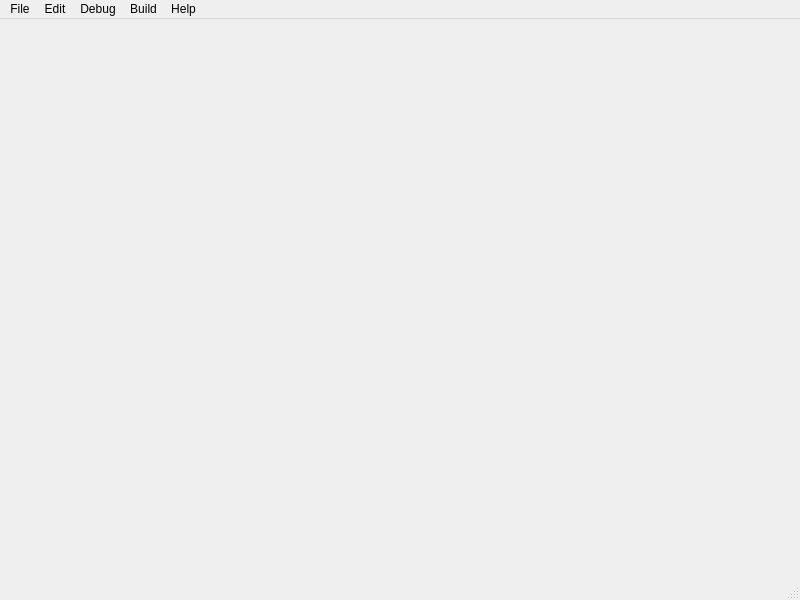
<?xml version="1.0" encoding="UTF-8"?>
<ui version="4.0">
 <class>MainWindow</class>
 <widget class="QMainWindow" name="MainWindow">
  <property name="geometry">
   <rect>
    <x>0</x>
    <y>0</y>
    <width>800</width>
    <height>600</height>
   </rect>
  </property>
  <property name="windowTitle">
   <string>MainWindow</string>
  </property>
  <widget class="QWidget" name="centralwidget"/>
  <widget class="QMenuBar" name="menubar">
   <property name="geometry">
    <rect>
     <x>0</x>
     <y>0</y>
     <width>800</width>
     <height>25</height>
    </rect>
   </property>
   <widget class="QMenu" name="menuFile">
    <property name="title">
     <string>File</string>
    </property>
    <addaction name="actionOpen"/>
    <addaction name="actionSave"/>
    <addaction name="actionSave_as"/>
   </widget>
   <widget class="QMenu" name="menuEdit">
    <property name="title">
     <string>Edit</string>
    </property>
   </widget>
   <widget class="QMenu" name="menuDebug">
    <property name="title">
     <string>Debug</string>
    </property>
   </widget>
   <widget class="QMenu" name="menuBuild">
    <property name="title">
     <string>Build</string>
    </property>
   </widget>
   <widget class="QMenu" name="menuHelp">
    <property name="title">
     <string>Help</string>
    </property>
   </widget>
   <addaction name="menuFile"/>
   <addaction name="menuEdit"/>
   <addaction name="menuDebug"/>
   <addaction name="menuBuild"/>
   <addaction name="menuHelp"/>
  </widget>
  <widget class="QStatusBar" name="statusbar"/>
  <action name="actionOpen">
   <property name="text">
    <string>Open</string>
   </property>
  </action>
  <action name="actionSave">
   <property name="text">
    <string>Save</string>
   </property>
  </action>
  <action name="actionSave_as">
   <property name="text">
    <string>Save as</string>
   </property>
  </action>
 </widget>
 <resources/>
 <connections/>
</ui>
